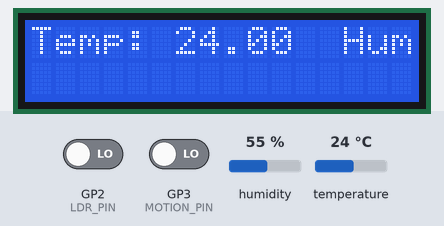
Bench run of a sketch on a simulated Raspberry Pi Pico W. Shown: 16×2 character LCD. The test bench sets the inputs (shaded band); at power-on: GP2 (LDR_PIN) LOW, temperature 24 °C, GP3 (MOTION_PIN) LOW, humidity 55 %. WiFi joins after 1.5 s; servers stay silent unless stated.

Above: at 2.7 s.
2.8 s: GP2 (LDR_PIN) driven HIGH
At 6.1 s:
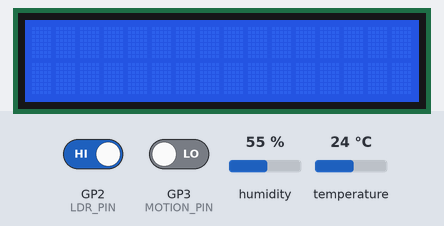
6.9 s: temperature set to 12 °C
11.0 s: temperature set to 19 °C
15.1 s: GP2 (LDR_PIN) driven LOW
At 18.7 s:
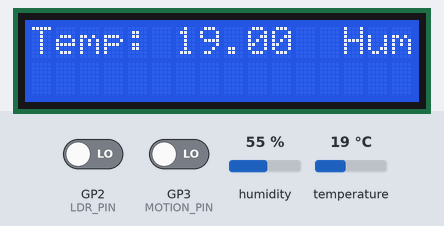
19.2 s: temperature set to 28 °C
At 21.5 s:
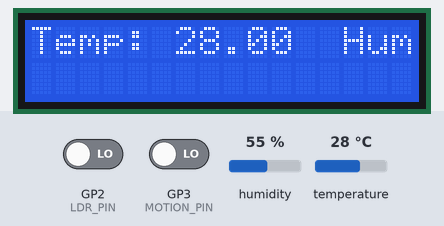
Timing chart, 0 to 23.0 s (numbered marks = the images above; inputs shaded):
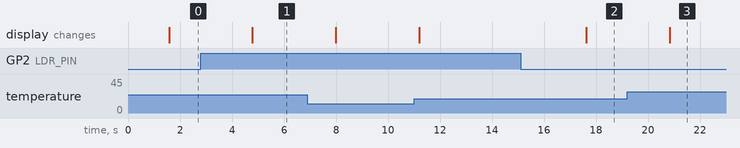

The sketch:

sketch.ino
```cpp
#include "DHT.h"
#include <LiquidCrystal.h>
#include <WiFi.h>

#define DHTPIN 28
#define LDR_PIN 2
#define DHTTYPE DHT22
#define MOTION_PIN 3
#define PORT 80

DHT dht(DHTPIN, DHTTYPE);
LiquidCrystal lcd(12, 11, 10, 9, 8, 7);
char servername[] = "google.com"; //server url
WiFiClient client;

char ssid[] = "networkSSID";          //  your network SSID (name)
char pass[] = "myPassword";   // your network password

struct PostData {
  bool is_light;
  bool motion_detected;
  float h;
  float t;
};

void setup() {
  lcd.begin(16, 2);
  Serial1.begin(115200);
  pinMode(LDR_PIN, INPUT);
  pinMode(MOTION_PIN, INPUT);
  dht.begin();
  lcd.print("Initializing...");

  while (WiFi.begin(ssid, pass) != WL_CONNECTED) { //wait and try again if connection to wifi failed
    delay(1500);
  }
}

void loop() {

  bool is_light = (digitalRead(LDR_PIN) == LOW);
  bool motion_detected = (digitalRead(MOTION_PIN) == HIGH);
  float h = dht.readHumidity();
  float t = dht.readTemperature();

  struct PostData data = {
    is_light, motion_detected, h, t
  };

  lcd.clear();
  lcd.print("Temp: ");
  lcd.println(t);
  lcd.print("Humidity: ");
  lcd.println(h);

  if (is_light) {
    lcd.display();
  } else {
    lcd.noDisplay();
  }

  if (WiFi.status() == WL_CONNECTED) {
    send_http_post(data);
  } else {
    WiFi.begin(ssid, pass);
  }

  delay(3000);
}

void send_http_post(struct PostData data) {
  client.stop();

  if (client.connect(servername, 80)) {
    client.println("POST /monitor HTTP/1.1");
    client.print("{\"l\":");
    client.print(data.is_light);
    client.print(",\"m\":");
    client.print(data.motion_detected);
    client.print(",\"h\":");
    client.print(data.h);
    client.print(",\"t\":");
    client.print(data.t);
    client.println("}");
    client.println();
  }
}
```

Measured:
- after the input at 2.8 s, the display: changes after 2.0 s (image 1)
- after the input at 15.1 s, the display: changes after 2.5 s (image 2)
- after the input at 19.2 s, the display: changes after 1.6 s (image 3)
